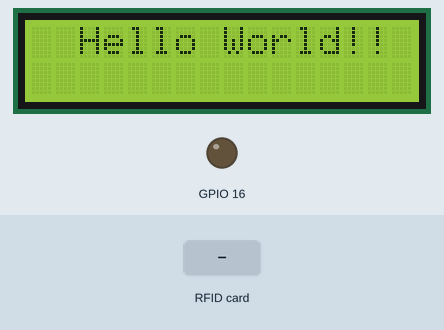
This sketch was run on a simulated ESP8266 (NodeMCU). On the bench: 16×2 character LCD, output pins drawn as LEDs (lit = HIGH). Inputs (shaded band) come from the test bench. WiFi joins after 1.5 s; servers stay silent unless stated; uploads are accepted with an empty reply; what the sketch prints to the serial monitor is not drawn.

Above: at 0.2 s.
5.4 s: RFID card 5E 7A 19 C4 held to the reader
At 8.4 s:
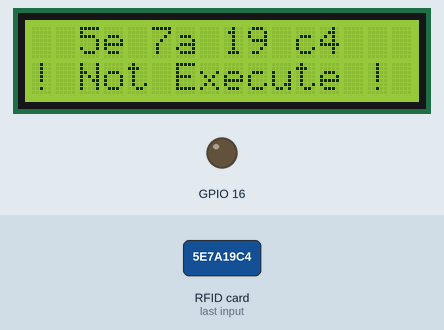
At 11.3 s:
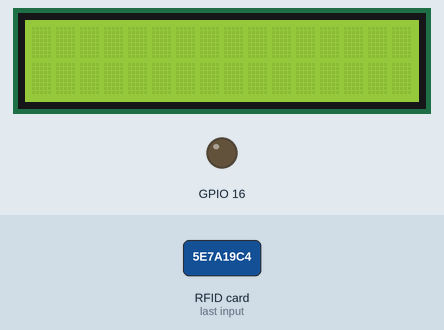
Timing chart, 0 to 12.8 s (numbered marks = the images above; inputs shaded):
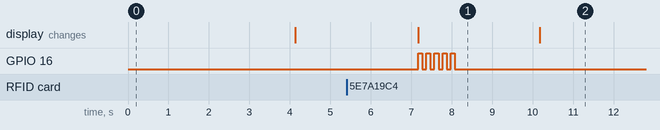

Measured:
- after the input at 5.4 s, GPIO 16: alternates HIGH for 0.10 s and LOW for 0.10 s, 10 changes in all, then stays LOW, starting after 1.8 s; the display: changes after 1.8 s (image 1)
- what the display in image 1 shows lasts 3.0 s, from 7.2 s to 10.2 s

The sketch:

sketch_mar18a.ino
```cpp
#include <SPI.h>
#include <MFRC522.h>
#define SS_PIN 4
#define RST_PIN 5
MFRC522 rfid(SS_PIN, RST_PIN); // Instance of the class
MFRC522::MIFARE_Key key;
byte nuidPICC[4];
#include <ESP8266WiFi.h>
#include <ESP8266WiFiMulti.h>
#include <ESP8266HTTPClient.h>
#include <WiFiClient.h>
#include <String.h>
ESP8266WiFiMulti WiFiMulti;
#include <LiquidCrystal_I2C.h>
#include <Wire.h>
LiquidCrystal_I2C lcd(0x3F, 16, 2);


void setup() {
  Serial.begin(115200);
  SPI.begin(); // Init SPI bus
  rfid.PCD_Init(); // Init MFRC522
    Wire.begin(0, 2);
   lcd.init(); // Iniciamos el LCD
    lcd.backlight(); // Prendemos la Iluminacion del LCD
    lcd.clear();
    lcd.print("  Hello World!!  ");

  for (byte i = 0; i < 6; i++) {
    key.keyByte[i] = 0xFF;
  }

  Serial.println(F("This code scan the MIFARE Classsic NUID."));
  Serial.print(F("Using the following key:"));
  printHex(key.keyByte, MFRC522::MF_KEY_SIZE);
  for (uint8_t t = 4; t > 0; t--) {
    Serial.printf("[SETUP] WAIT %d...\n", t);
    Serial.flush();
    delay(1000);
  }
  WiFi.mode(WIFI_STA);
  WiFiMulti.addAP("MIT3", "12345678c"); // 와이파이접속
  pinMode(16, OUTPUT);
}

void loop() {
  lcd.clear();
  if ( ! rfid.PICC_IsNewCardPresent())
    return;

  if ( ! rfid.PICC_ReadCardSerial())
    return;

  Serial.print(F("PICC type: "));
  MFRC522::PICC_Type piccType = rfid.PICC_GetType(rfid.uid.sak);
  Serial.println(rfid.PICC_GetTypeName(piccType));

  if (piccType != MFRC522::PICC_TYPE_MIFARE_MINI &&
    piccType != MFRC522::PICC_TYPE_MIFARE_1K &&
    piccType != MFRC522::PICC_TYPE_MIFARE_4K) {
    Serial.println(F("Your tag is not of type MIFARE Classic."));
    return;
  }
  //연다라 등록 불가 코드
  if (rfid.uid.uidByte[0] != nuidPICC[0] ||
    rfid.uid.uidByte[1] != nuidPICC[1] ||
    rfid.uid.uidByte[2] != nuidPICC[2] ||
    rfid.uid.uidByte[3] != nuidPICC[3] ) {
    Serial.println(F("A new card has been detected."));
    for (byte i = 0; i < 4; i++) {
      nuidPICC[i] = rfid.uid.uidByte[i];
    }
    Serial.println(F("The NUID tag is:"));
    Serial.print(F("In hex: "));
    printHex(rfid.uid.uidByte, rfid.uid.size);
    Serial.println();
    Serial.print(F("In dec: "));
    printDec(rfid.uid.uidByte, rfid.uid.size);
    Serial.println();
  }
  else Serial.println(F("Card read previously."));
  rfid.PICC_HaltA();
  rfid.PCD_StopCrypto1();

        String nfcid[4];
    for(int i=0; i<4; i++){
      nfcid[i]=String(rfid.uid.uidByte[i],HEX);
      if(rfid.uid.uidByte[i]<10){
        nfcid[i]="0"+nfcid[i];
      }
    }
    String nfc_id=nfcid[0]+nfcid[1]+nfcid[2]+nfcid[3];
    Serial.print(nfc_id);
    String URL = "http://192.168.3.18:8090/check?nfcid="+nfc_id;
    Serial.print(URL);
    if ((WiFiMulti.run() == WL_CONNECTED)) {

    WiFiClient client;
    HTTPClient http;

    Serial.print("[HTTP] begin...\n");
    if (http.begin(client, URL)) {  // HTTP
      Serial.print("[HTTP] GET...\n");
      // start connection and send HTTP header
      int httpCode = http.GET();
      // httpCode will be negative on error
      if (httpCode > 0) {
        // HTTP header has been send and Server response header has been handled
        Serial.printf("[HTTP] GET... code: %d\n", httpCode);
        // file found at server
        if (httpCode == HTTP_CODE_OK || httpCode == HTTP_CODE_MOVED_PERMANENTLY) {
          String payload = http.getString();
          int a = payload.length();
          Serial.println(a);
                  if(a < 30){
                  lcd.setCursor(0,0);
                  lcd.print("  "+nfcid[0]+" "+nfcid[1]+" "+nfcid[2]+" "+nfcid[3]+"  ");
                  lcd.setCursor(0,1);
                  lcd.print("! Not Execute !");
                  //led전구
                   for(int i = 0; i < 5; i++){
                             digitalWrite(16, HIGH);
                             delay(100);
                             digitalWrite(16, LOW);
                             delay(100);

                    }
                   delay(2000);
                  } else if(30< a && a < 1000){
                  //lcd 1602 출력
                  lcd.setCursor(0,0);
                  lcd.print("  "+nfcid[0]+" "+nfcid[1]+" "+nfcid[2]+" "+nfcid[3]+"  ");
                  lcd.setCursor(0,1);
                  lcd.print("Happy  Commute!!");
                   for(int i = 0; i < 5; i++){
                             digitalWrite(16, HIGH);
                             delay(100);
                             digitalWrite(16, LOW);
                             delay(100);
                    }
                   delay(2000);
                    }else{
                         //lcd 1602 출력
                      lcd.setCursor(0,0);
                      lcd.print("  "+nfcid[0]+" "+nfcid[1]+" "+nfcid[2]+" "+nfcid[3]+"  ");
                      lcd.setCursor(0,1);
                      lcd.print("See you tomorrow");

                      //led전구
                       for(int i = 0; i < 5; i++){
                                 digitalWrite(16, HIGH);
                                 delay(100);
                                 digitalWrite(16, LOW);
                                 delay(100);
                        }
                        delay(2000);
                  }
                  Serial.println(payload);

          }
      } else {
        Serial.printf("[HTTP] GET... failed, error: %s\n", http.errorToString(httpCode).c_str());
      }
      http.end();
    } else {
      Serial.printf("[HTTP} Unable to connect\n");
    }
  }
}
void printHex(byte *buffer, byte bufferSize) {
  for (byte i = 0; i < bufferSize; i++) {
    Serial.print(buffer[i] < 0x10 ? " 0" : " ");
    Serial.print(buffer[i], HEX);
  }
}
void printDec(byte *buffer, byte bufferSize) {
  for (byte i = 0; i < bufferSize; i++) {
    Serial.print(buffer[i] < 0x10 ? " 0" : " ");
    Serial.print(buffer[i], DEC);
  }
}
```
